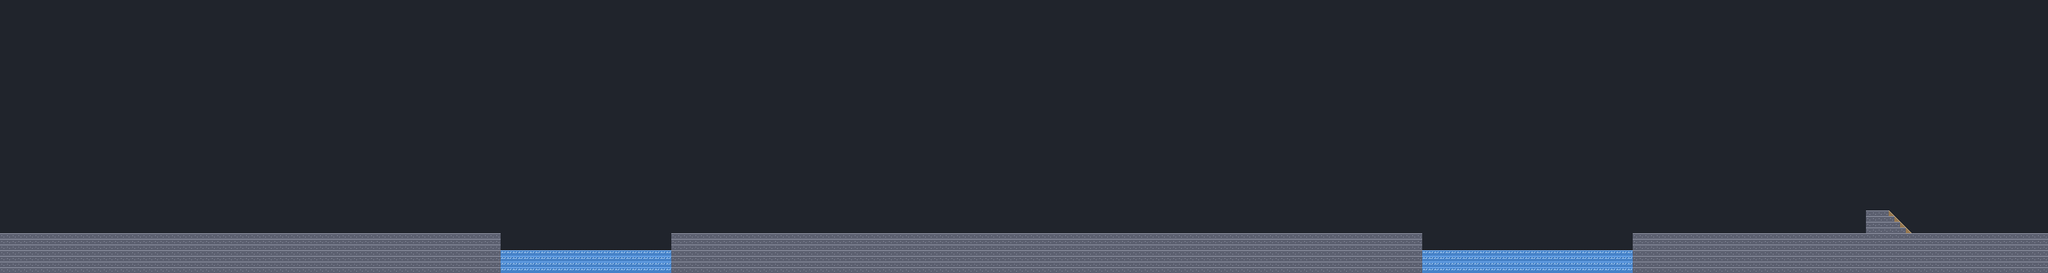

Rendered tile map (Tiled .tmx) drawn with the repository's tilesets; below, a short description and the map source with its tile grids summarised:
An orthogonal 360x48 tile map with 8x8 px tiles, 1 tile layer (terrain) and 250 objects (97x bones, 90x props, 27x hints, 12x magpie.perches, 11x lamps, ...).

<map version="1.8" tiledversion="1.8.2" orientation="orthogonal" renderorder="right-down" width="360" height="48" tilewidth="8" tileheight="8" infinite="0" backgroundcolor="#20242c" nextlayerid="9" nextobjectid="251">
 <editorsettings>
  <export target="../riverwalk/level/tiled/citypark_tall.lua" format="lua" />
 </editorsettings>
 <properties>
  <property name="magpie.bark" type="int" value="95" />
  <property name="magpie.dropSay" value="IT DROPPED THE BALL!" />
  <property name="magpie.flee" type="int" value="110" />
  <property name="magpie.fleeWalk" type="int" value="40" />
  <property name="art" value="park" />
  <property name="ballBack" value="THE BALL IS BY THE LAMP!" />
  <property name="foot" type="int" value="328" />
  <property name="intro" value="{ &quot;LEVEL 2&quot;, &quot;CITY PARK&quot;, &quot;A BIRD TOOK THE BALL!&quot; }" />
  <property name="name" value="CITY PARK" />
  <property name="number" type="int" value="2" />
  <property name="outro" value="{ &quot;THE BALL ROLLED INTO TOWN!&quot; }" />
  <property name="scenery" value="greybox" />
  <property name="time" type="int" value="300" />
  <property name="title" value="Pepper: City Park, tall" />
 </properties>
 <tileset firstgid="1" name="terrain" tilewidth="8" tileheight="8" tilecount="4" columns="4">
  <image source="terrain.png" width="32" height="8" />
  <tile id="0">
   <properties>
    <property name="char" value="#" />
    <property name="what" value="solid" />
   </properties>
  </tile>
  <tile id="1">
   <properties>
    <property name="char" value="~" />
    <property name="what" value="water" />
   </properties>
  </tile>
  <tile id="2">
   <properties>
    <property name="char" value="/" />
    <property name="what" value="slope up to the right" />
   </properties>
  </tile>
  <tile id="3">
   <properties>
    <property name="char" value="\" />
    <property name="what" value="slope down to the right" />
   </properties>
  </tile>
 </tileset>
 <layer id="1" name="terrain" width="360" height="48">
  <data>[17280 cells, 2345 non-empty, 3 distinct tile ids]</data>
 </layer>
 <objectgroup id="2" name="props" color="#ffa040" draworder="index">
  <object id="1" name="GATE" type="props" x="0" y="256" width="32" height="72">
   <properties>
    <property name="kind" value="decor" />
    <property name="layer" value="back" />
   </properties>
  </object>
  <object id="2" name="LEAVES" type="props" x="92" y="316" width="48" height="12">
   <properties>
    <property name="kind" value="decor" />
    <property name="layer" value="play" />
    <property name="leaves" type="bool" value="true" />
    <property name="over" type="bool" value="true" />
   </properties>
  </object>
  <object id="3" name="LOG" type="props" x="176" y="312" width="40" height="16">
   <properties>
    <property name="kind" value="solid" />
    <property name="layer" value="play" />
   </properties>
  </object>
  <object id="246" name="STUMP" type="props" x="250" y="300" width="24" height="28">
   <properties>
    <property name="kind" value="solid" />
    <property name="layer" value="play" />
    <property name="label" value="below" />
   </properties>
  </object>
  <object id="4" type="props" x="352" y="282" width="96" height="14">
   <properties>
    <property name="name" value="" />
    <property name="kind" value="decor" />
    <property name="layer" value="back" />
   </properties>
  </object>
  <object id="5" type="props" x="356" y="309" width="6" height="19">
   <properties>
    <property name="name" value="" />
    <property name="kind" value="decor" />
    <property name="layer" value="back" />
   </properties>
  </object>
  <object id="6" type="props" x="438" y="309" width="6" height="19">
   <properties>
    <property name="name" value="" />
    <property name="kind" value="decor" />
    <property name="layer" value="back" />
   </properties>
  </object>
  <object id="7" name="BENCH" type="props" x="352" y="300" width="96" height="9">
   <properties>
    <property name="kind" value="solid" />
    <property name="layer" value="play" />
   </properties>
  </object>
  <object id="8" name="HEDGE" type="props" x="528" y="256" width="64" height="53">
   <properties>
    <property name="kind" value="solid" />
    <property name="layer" value="play" />
   </properties>
  </object>
  <object id="9" name="STONE" type="props" x="736" y="332" width="24" height="52">
   <properties>
    <property name="kind" value="solid" />
    <property name="layer" value="play" />
    <property name="label" value="top" />
   </properties>
  </object>
  <object id="10" name="STONE" type="props" x="792" y="332" width="24" height="52">
   <properties>
    <property name="kind" value="solid" />
    <property name="layer" value="play" />
    <property name="label" value="top" />
   </properties>
  </object>
  </objectgroup>
 <objectgroup id="3" name="zones" color="#ff4060" draworder="index">
  <!-- 159 objects omitted --></objectgroup>
 <objectgroup id="4" name="movers" color="#40c0ff" draworder="index">
  <!-- 153 objects omitted --></objectgroup>
 <objectgroup id="5" name="critters" color="#c060ff" draworder="index">
  <!-- 152 objects omitted --></objectgroup>
 <objectgroup id="6" name="lamps" color="#ffe040" draworder="index">
  <!-- 150 objects omitted --></objectgroup>
 <objectgroup id="7" name="bones" color="#ffffff" draworder="index">
  <!-- 139 objects omitted --></objectgroup>
 <objectgroup id="8" name="story" color="#40ff80" draworder="index">
  <!-- 42 objects omitted --></objectgroup>
</map>
<!-- 239 of 250 objects omitted -->
